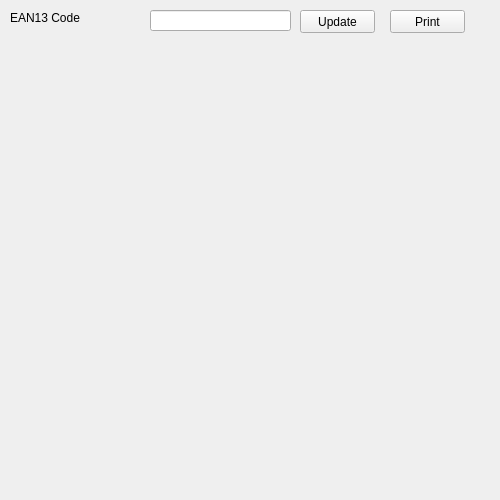
<?xml version="1.0" encoding="UTF-8"?>
<ui version="4.0">
 <class>MainWindow</class>
 <widget class="QMainWindow" name="MainWindow">
  <property name="geometry">
   <rect>
    <x>0</x>
    <y>0</y>
    <width>500</width>
    <height>500</height>
   </rect>
  </property>
  <property name="windowTitle">
   <string>EAN13 Barcode Generator test program</string>
  </property>
  <widget class="QWidget" name="centralWidget">
   <widget class="QLineEdit" name="CodeEdit">
    <property name="geometry">
     <rect>
      <x>150</x>
      <y>10</y>
      <width>141</width>
      <height>21</height>
     </rect>
    </property>
    <property name="text">
     <string/>
    </property>
   </widget>
   <widget class="QLabel" name="label">
    <property name="geometry">
     <rect>
      <x>10</x>
      <y>10</y>
      <width>101</width>
      <height>16</height>
     </rect>
    </property>
    <property name="text">
     <string>EAN13 Code</string>
    </property>
   </widget>
   <widget class="QPushButton" name="UpdateSwt">
    <property name="geometry">
     <rect>
      <x>300</x>
      <y>10</y>
      <width>75</width>
      <height>23</height>
     </rect>
    </property>
    <property name="text">
     <string>Update</string>
    </property>
   </widget>
   <widget class="QPushButton" name="PrintSwt">
    <property name="geometry">
     <rect>
      <x>390</x>
      <y>10</y>
      <width>75</width>
      <height>23</height>
     </rect>
    </property>
    <property name="text">
     <string>Print</string>
    </property>
   </widget>
  </widget>
  <widget class="QMenuBar" name="menuBar">
   <property name="geometry">
    <rect>
     <x>0</x>
     <y>0</y>
     <width>500</width>
     <height>26</height>
    </rect>
   </property>
  </widget>
 </widget>
 <layoutdefault spacing="6" margin="11"/>
 <resources/>
 <connections/>
</ui>
